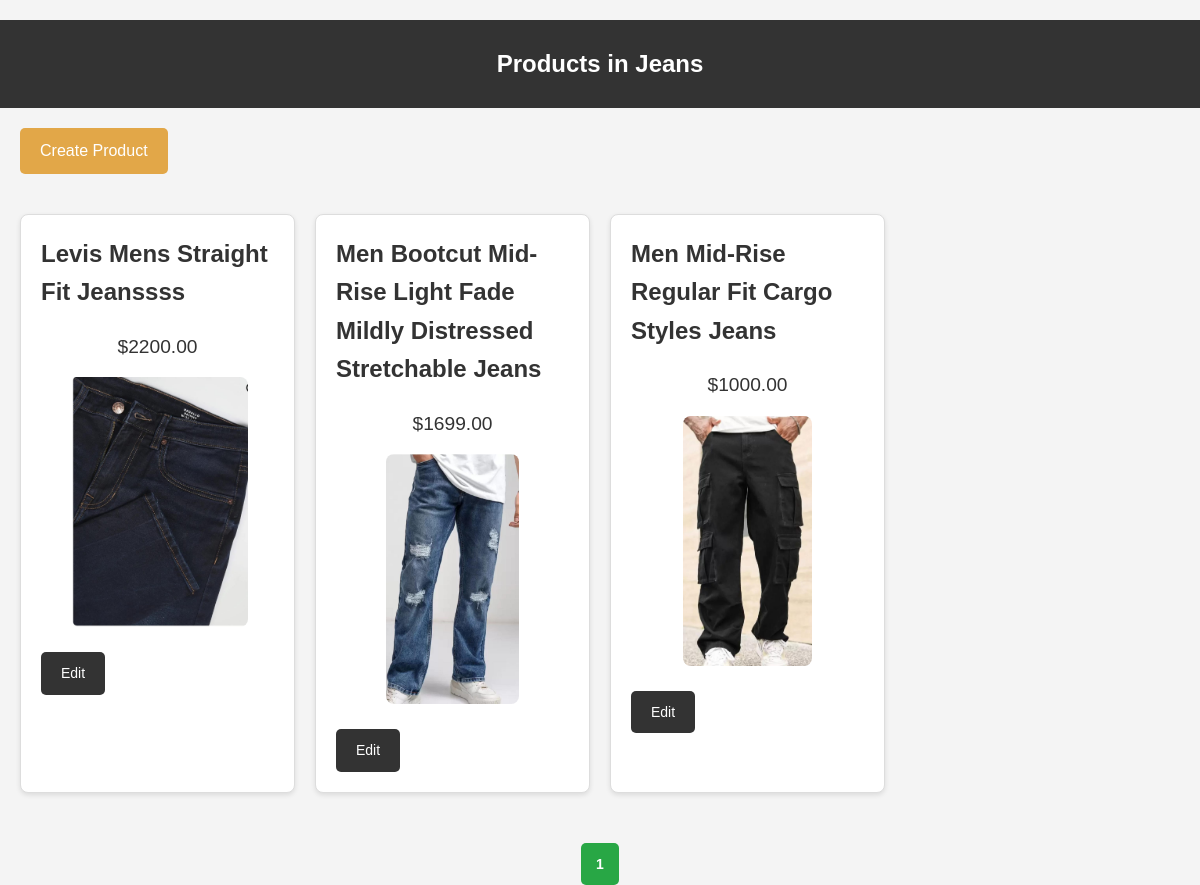
The page /products_list_page/1/ (signed in) on the database as committed earlier.
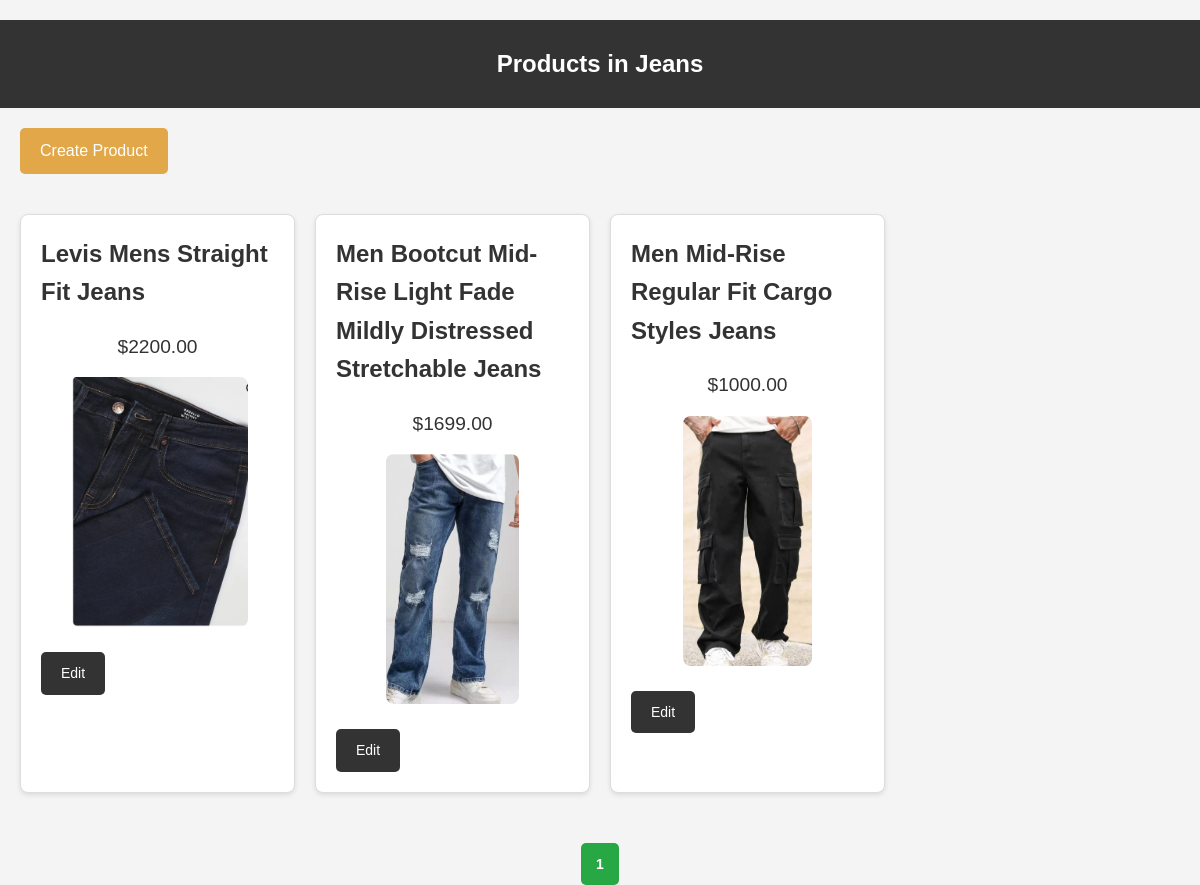
The same page on the database as committed later.
### app/models.py (models this page shows, shortened)
class Product(models.Model):
    product_name = models.CharField(max_length=80)
    product_price = models.DecimalField(max_digits=10, decimal_places=2, null=True, blank=True)
    product_description = models.TextField(null=True, blank=True)
    color = models.CharField(max_length=50, null=True, blank=True)
    material = models.CharField(max_length=100, null=True, blank=True)
    stock = models.IntegerField(null=True)
    category = models.ForeignKey(Category, on_delete=models.CASCADE)
    subcategory = models.ForeignKey(SubCategory, on_delete=models.CASCADE)
    user = models.ForeignKey(User, on_delete=models.CASCADE, null=True)

class ProductImage(models.Model):
    product = models.ForeignKey(Product, related_name="images", on_delete=models.CASCADE)
    image = models.ImageField(upload_to='product_images/')

### app/views.py (the view)
# urls.py: path('products_list_page/<int:subcategory_id>/', product_list_page, name='product_list_page'),
def product_list_page(request, subcategory_id):
    if not request.user.is_authenticated:
        return redirect('userlogin')
    subcategory = get_object_or_404(SubCategory, id=subcategory_id)
    products = Product.objects.filter(subcategory=subcategory)
    page_number = request.GET.get("page")
    paginator = Paginator(products, 4)
    page_obj = paginator.get_page(page_number)
    return render(request, 'product_list.html', {
        'subcategory': subcategory,
        'products': products,
        'page_obj':page_obj
    })

### templates/product_list.html (shortened to what this page needs)
{% load static %}
<!DOCTYPE html>
<html lang="en">
<head>
    <link rel="stylesheet" href="{% static 'static.css' %}">
</head>
<body>
    <header>
        <h2>Products in {{ subcategory.name }}</h2>
    </header>
    {% if user.profile.is_vendor %}
        <a href="/create-product/{{ subcategory.id }}" class="create-product-btn">Create Product</a>
    {% endif %}
    {% if products %}
        <div class="product-list">
            {% for product in page_obj %}
                <div class="product-item">
                    <a href="/product_detail/{{ product.id }}" class="product-item-link">
                        <h2 class="product-name">{{ product.product_name }}</h2>
                        <p class="product-price">${{ product.product_price }}</p>
                        {% if product.images.all %}
                            <div class="product-image">
                                <img src="{{ product.images.first.image.url }}" alt="{{ product.product_name }}">
                            </div>
                        {% else %}
                            <p>No images available.</p>
                        {% endif %}
                    </a>
                    <div class="product-actions">
                        {% if user.profile.is_vendor %}
                            <a href="/edit-product/{{ product.id }}" class="edit-button">Edit</a>
                        {% endif %}
                    </div>
                </div>
            {% endfor %}
        </div>
        <div class="pagination">
            {% for num in page_obj.paginator.page_range %}
                {% if page_obj.number == num %}
                    <a href="?page={{ num }}" class="current-page">{{ num }}</a>
                {% else %}
                    <a href="?page={{ num }}">{{ num }}</a>
                {% endif %}
            {% endfor %}
        </div>
    {% else %}
        <p>No products found in this subcategory.</p>
    {% endif %}
</body>
</html>
<!-- {% load static %}

Rows that differ between the two databases and show on the page:
changed Product: product_name "Levis Mens Straight Fit Jeanssss" → "Levis Mens Straight Fit Jeans"
